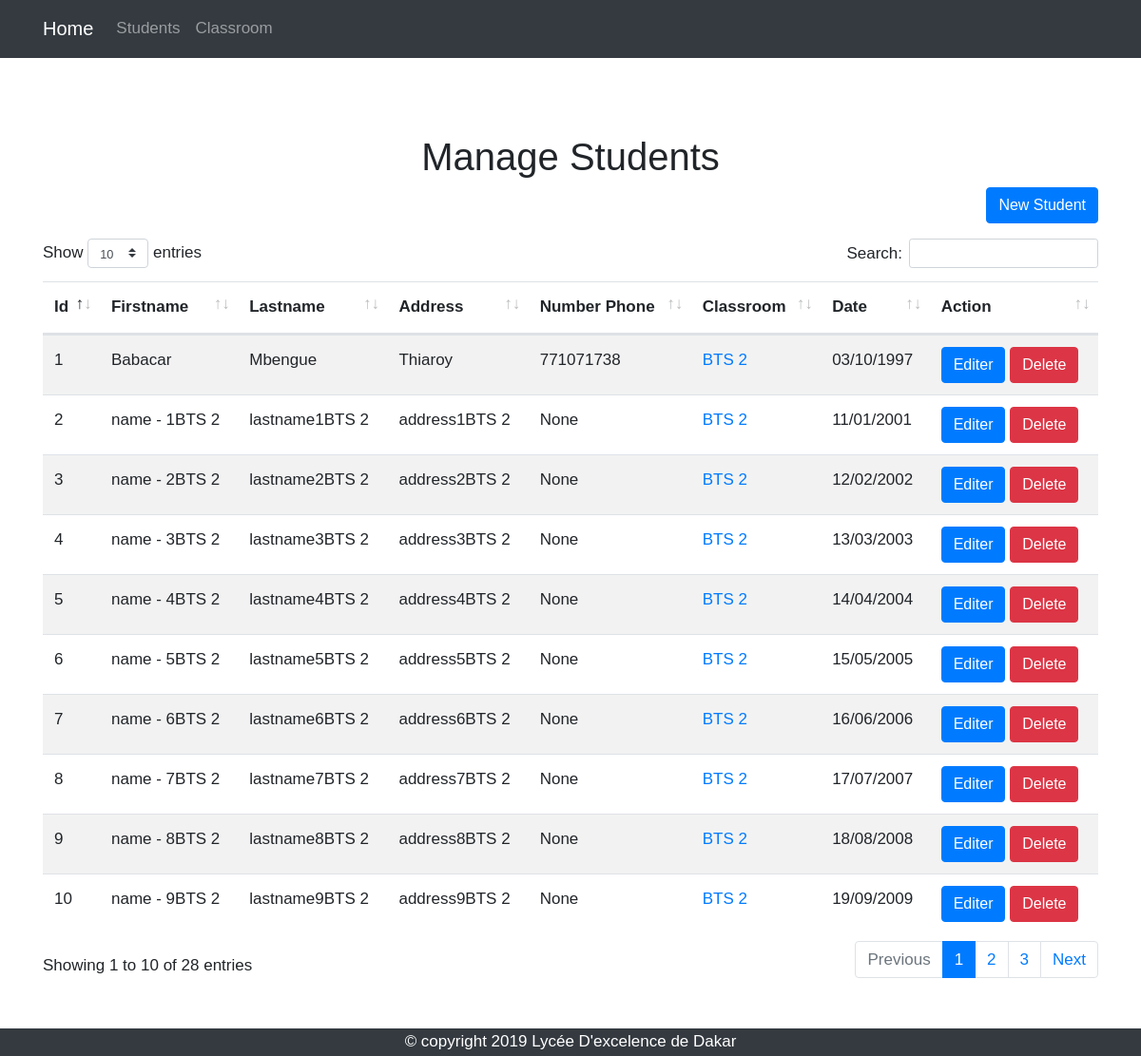
/students, run on the app's committed database.
### babacar/models.py (models this page shows, shortened)
class Student(db.Model):
	id = db.Column(db.Integer, primary_key=True)
	firstname = db.Column(db.String(60), nullable=False)
	lastname = db.Column(db.String(60), nullable=False)
	birthday = db.Column(db.Date(), nullable=False)
	address = db.Column(db.String(60), nullable=True)
	number_phone = db.Column(db.String(60), nullable=True)
	classroom_id = db.Column(db.Integer, db.ForeignKey('classroom.id'), nullable=False)

class Classroom(db.Model):
	id = db.Column(db.Integer, primary_key=True)
	name = db.Column(db.String(60), nullable=False)
	students = db.relationship('Student',backref='cls',lazy=True)

### babacar/routes.py (the view)
@app.route("/<name>/students")
@app.route("/students")
def student_index(name=None):
	if(name):
		classroom = Classroom.query.filter_by(name=name).first()
		if classroom == None:
			abort(404)
		students = Student.query.filter(Student.cls==classroom).all()
	else:
		students = Student.query.all()
	classrooms = Classroom.query.all()
	return render_template('/students/index.html',students=students,classrooms=classrooms)

### babacar/templates/students/index.html (shortened to what this page needs)
{% extends "layout.html"%}
{% block body %}
<h1 class="text-center">Manage Students</h1>
	<div class="text-right mb-3">
		<a href="{{url_for('student_new')}}" class="btn btn-primary">New Student</a>
	</div>
	<table class="table table-striped">
		<thead>
			<tr>
				<th>Id</th>
				<th>Firstname</th>
				<th>Lastname</th>
				<th>Address</th>
				<th>Number Phone</th>
				<th>Classroom</th>
				<th>Date</th>
				<th>Action</th>
			</tr>
		</thead>
		<tbody>
			{% for student in students %}
				<tr>
					<td>{{student.id}}</td>
					<td>{{student.firstname}}</td>
					<td>{{student.lastname}}</td>
					<td>{{student.address}}</td>
					<td>{{student.number_phone}}</td>
					<td>
						<a href="{{url_for('student_index',name=student.cls.name)}}" class="card-link">{{student.cls.name}}</a>
					</td>
					<td>{{student.birthday.strftime('%d/%m/%Y')}}</td>
					<td>
						<a href="{{ url_for('student_edit',id=student.id)}}" class="btn btn-primary">Editer</a>
						<form class="d-inline" action="{{ url_for('student_delete',id=student.id) }}" method="POST">
							<button class="btn btn-danger" type="submit">Delete</button>
						</form>
					</td>
				</tr>
			{% endfor %}
		</tbody>
	</table>
{% endblock body %}

### data on the page
Student: id "1", firstname "Babacar", lastname "Mbengue", address "Thiaroy", number_phone "771071738", cls.name "BTS 2", birthday "03/10/1997"
Student: id "2", firstname "name - 1BTS 2", lastname "lastname1BTS 2", address "address1BTS 2", number_phone "None", cls.name "BTS 2", birthday "11/01/2001"
Student: id "3", firstname "name - 2BTS 2", lastname "lastname2BTS 2", address "address2BTS 2", number_phone "None", cls.name "BTS 2", birthday "12/02/2002"
Student: id "4", firstname "name - 3BTS 2", lastname "lastname3BTS 2", address "address3BTS 2", number_phone "None", cls.name "BTS 2", birthday "13/03/2003"
Student: id "5", firstname "name - 4BTS 2", lastname "lastname4BTS 2", address "address4BTS 2", number_phone "None", cls.name "BTS 2", birthday "14/04/2004"
Student: id "6", firstname "name - 5BTS 2", lastname "lastname5BTS 2", address "address5BTS 2", number_phone "None", cls.name "BTS 2", birthday "15/05/2005"
Student: id "7", firstname "name - 6BTS 2", lastname "lastname6BTS 2", address "address6BTS 2", number_phone "None", cls.name "BTS 2", birthday "16/06/2006"
Student: id "8", firstname "name - 7BTS 2", lastname "lastname7BTS 2", address "address7BTS 2", number_phone "None", cls.name "BTS 2", birthday "17/07/2007"
Student: id "9", firstname "name - 8BTS 2", lastname "lastname8BTS 2", address "address8BTS 2", number_phone "None", cls.name "BTS 2", birthday "18/08/2008"
Student: id "10", firstname "name - 9BTS 2", lastname "lastname9BTS 2", address "address9BTS 2", number_phone "None", cls.name "BTS 2", birthday "19/09/2009"
